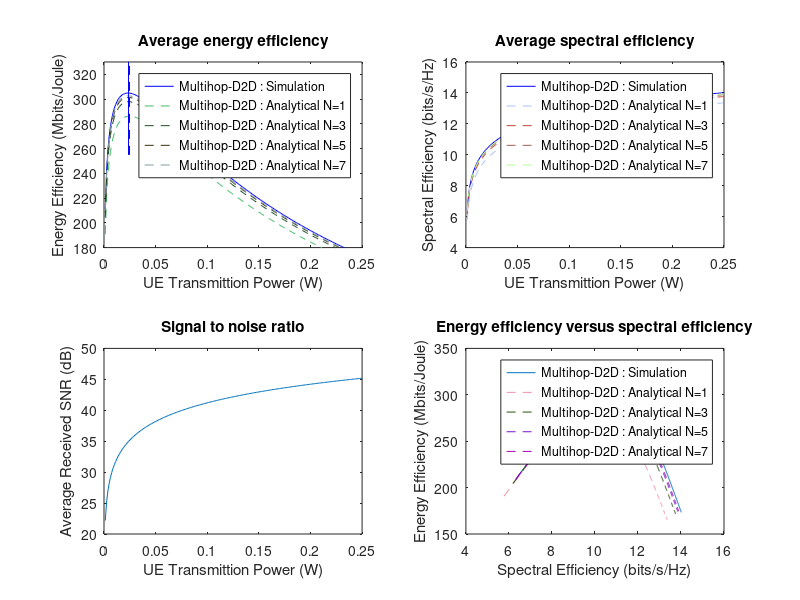
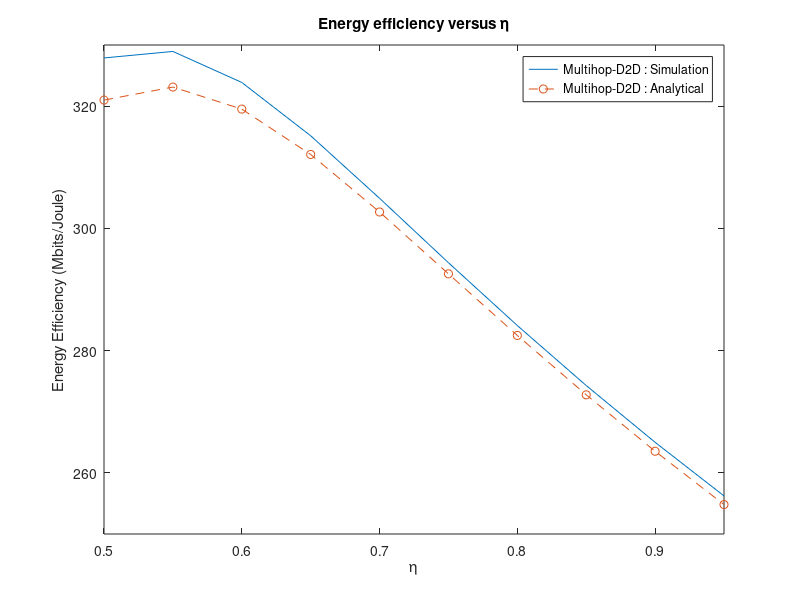
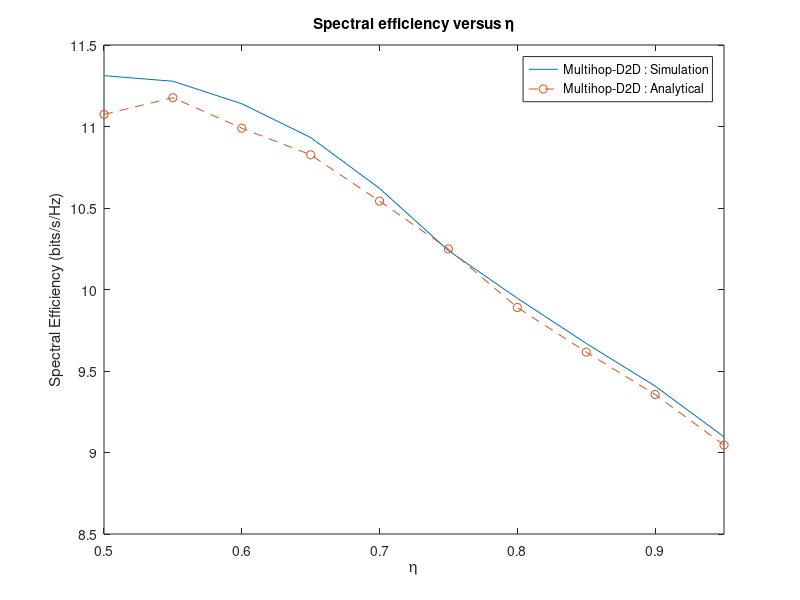

The MATLAB source for these figures, in order:
function main() 
    % Table 1
    % Main Simulation Parameters 
    % transmission Power of the BS 
    P_BS = 30;                              % W
    % circuit Power of the BS 
    P_c_BS = 10;                            % W
    % max Transmission Power UEs 
    P_max_D = 0.25;                        % W 
    % circuit Power of UEs
    P_c_D = 0.1;                            % W
    % channel bandwidth
    W = 1e7 ;                          % Hz 
    noiseFigure = 10^0.7;                    % dB
    % Thermal Noise Density 
    N0 =  10^(-20.4) ;                 %W/Hz = dBm/Hz
    %distance between UEs
    distance = 0.02;    % km
    eta = 0.7;
    theta =0.99;
    %path Loss for Mode B
%     P_L_B1 =  pathLossD2DLink(eta,distance); 
%     P_L_B2 = pathLossD2DLink(1-eta,distance);
%     SNR_coef = signalToNoiseRatioCoefficient();
      
        
%-----------------------------------simulation Mode A----------------------------
   %brake interval  of transmission power range (0,0.25] into m itnervals 
    m = 200;
    n = 10000;
    % generate 100000 samples
    % channel coefficient, exponentially distributed 
    g10 = - log(1 - rand(1,n))/2;
    g20 = - log(1 - rand(1,n))/2;
   % g10 = randn(1,n) + 1i * randn(1,n);
   % g20 = randn(1,n) + 1i * randn(1,n);
   % g10 = abs(sqrt(1/2) * g10).^2;
   % g20 = abs(sqrt(1/2) * g20).^2;

% build vectors of EE and SE for simulation and analytical cases
    for i = 1 : m  
        P = P_max_D * i / m;
        average_eeB_sim(i) = mean(energyEfficiencyModeB(eta, g10, g20, P))/10^6;
        average_seB_sim(i) = mean(spectralEfficiencyModeB(eta, g10, g20, P));
          for k = 1:4
              average_eeB_apr_N(k,i) = energyEfficiencyApproximateModeB(eta,theta, P,k*2-1)/10^6;
              average_seB_apr_N(k,i) = spectralEfficiencyApproximateModeB(eta, theta, P, k*2-1);
          end
        
     end
% ------------------------ Energy efficiency subplot-------------------------
  
    P = linspace( P_max_D/m, P_max_D, m);
    figure;subplot(2,2,1); 
    grid on;
    plot(P, average_eeB_sim,'b-');
    hold on;
    for k = 1:4
         plot(P, average_eeB_apr_N(k,:),'LineStyle','--','color',rand(1,3));
    end
    
    %finds optimal transmission power P* for simulation EE
    [M I] = max(average_eeB_sim);
     P_star = P_max_D*I/m
     mean(energyEfficiencyModeB(eta, g10, g20, P_star))/10^6
     mean(spectralEfficiencyModeB(eta, g10, g20, P_star))
     line([P_star P_star], [M-50 M + 50],'Color', 'blue','LineStyle','-');
    
    % finds optimal transmission power P* for analytical EE
    xB_star = bisectionMethod(@fB, 0.000001, 100, 0.00000001);
    P_star = 1 / xB_star
    line([P_star P_star], [M-50 M + 50],'Color', 'blue','LineStyle','--');
    hold off;
    legend('Multihop-D2D : Simulation','Multihop-D2D : Analytical N=1','Multihop-D2D : Analytical N=3','Multihop-D2D : Analytical N=5','Multihop-D2D : Analytical N=7');
    xlabel('UE Transmittion Power (W)');
    axis([0 0.25 180 330]);
    ylabel('Energy Efficiency (Mbits/Joule)');
    title('Average energy efficiency') 

% ------------------------ Spectral efficiency subplot-------------------------
   
     subplot(2,2,2);
     plot(P, average_seB_sim,'b-');
     hold on;
     for k = 1:4
         plot(P, average_seB_apr_N(k,:),'LineStyle','--','color',rand(1,3));
     end    
     hold off;
     legend('Multihop-D2D : Simulation','Multihop-D2D : Analytical N=1','Multihop-D2D : Analytical N=3','Multihop-D2D : Analytical N=5','Multihop-D2D : Analytical N=7');
     xlabel('UE Transmittion Power (W)');
     ylabel('Spectral Efficiency (bits/s/Hz)');
     title('Average spectral efficiency');

% ------------------------ Average SNR subplot-------------------------

    subplot(2,2,3);
    plot(P,  pow2db(mean(g10) * signalToNoiseRatioModeB1(theta,eta,P) + mean(g20) * signalToNoiseRatioModeB2(theta,eta,P)) ) ;
    xlabel('UE Transmittion Power (W)');
    ylabel('Average Received SNR (dB)');
    title('Signal to noise ratio');

% ------------------------ Energy efficiency vs Spectral efficiency subplot-------------------------

    subplot(2,2,4);
    plot(average_seB_sim, average_eeB_sim,'-');
    hold on;
    for k = 1:4
         plot(average_seB_apr_N(k,:), average_eeB_apr_N(k,:),'LineStyle','--','color',rand(1,3));
    end    
    hold off;
    legend('Multihop-D2D : Simulation','Multihop-D2D : Analytical N=1','Multihop-D2D : Analytical N=3','Multihop-D2D : Analytical N=5','Multihop-D2D : Analytical N=7');
    xlabel('Spectral Efficiency (bits/s/Hz)');
    ylabel('Energy Efficiency (Mbits/Joule)');
    title('Energy efficiency versus spectral efficiency');
      
% ----------------------------------- Plot EE(eta), SE(eta) -------------
       
    for j = 0 : 9  
        eta_ = 0.5 + j * 0.05;
        for i = 1 : m  
            P = P_max_D * i / m;
            eeB_sim(i) = mean(energyEfficiencyModeB(eta_, g10, g20, P))/10^6;
            seB_sim(i) = mean(spectralEfficiencyModeB(eta_, g10, g20, P));
            eeB_apr(i) = energyEfficiencyApproximateModeB(eta_,theta, P,7)/10^6;
            seB_apr(i) = spectralEfficiencyApproximateModeB(eta_, theta, P, 7);        
        end
%         find optimal transmission power
        [ee_eta_sim(j+1) P_star_sim]  = max (eeB_sim);
        [ee_eta_apr(j+1) P_star_apr] = max (eeB_apr);
        se_eta_sim(j+1) = seB_sim(P_star_sim);
        se_eta_apr(j+1) = seB_apr(P_star_apr);
    end
     eta_ = 0.5:0.05:0.95; 
     
     figure; plot(eta_, ee_eta_sim,'-', eta_, ee_eta_apr,'--o');
     legend('Multihop-D2D : Simulation','Multihop-D2D : Analytical');
     xlabel('\eta');
     ylabel('Energy Efficiency (Mbits/Joule)');
     title('Energy efficiency versus \eta');
     axis([0.5 0.95 250 330]);
     
     figure; plot(eta_, se_eta_sim,'-', eta_, se_eta_apr,'--o');
     legend('Multihop-D2D : Simulation','Multihop-D2D : Analytical');
     xlabel('\eta');
     ylabel('Spectral Efficiency (bits/s/Hz)');
     title('Spectral efficiency versus \eta');
     axis([0.5 0.95 8.5 11.5]);

% ---------------------------FUNCTIONS----------------------------------------    

    % SNR at UE1 
    function snrB1 = signalToNoiseRatioModeB1(theta, eta, P_D1)
        P_L_B1 =  pathLossD2DLink(eta,distance); 
        snrB1 = theta * P_D1 / (3 * W * N0 * P_L_B1);
    end

    % SNR at UE2 
    function snrB2 = signalToNoiseRatioModeB2(theta, eta, P_D1)
        P_L_B2 = pathLossD2DLink(1-eta,distance);
        b2 = ( (eta/(1-eta))^4 + 2 ) * W * N0 * P_L_B2  / theta;
        snrB2 =  P_D1 / b2;

    end

   
    % return the path loss for D2D  link regarding to the distance d. 
    function pathLoss = pathLossD2DLink(eta_, d)           
        pathLoss = (10^14.8) * (d * eta_)^4 * noiseFigure; 
    end

    % returns vector of n elements with EE for each h0 with given transmission power P
    function eeB = energyEfficiencyModeB(eta, g10, g20, P_D1)
        P_D2 = P_D1 * ((1-eta) /eta) ^ 4;
        P_D3 = P_D1;
        P_L_B1 =  pathLossD2DLink(eta,distance) ; 
        P_L_B2 = pathLossD2DLink(1-eta,distance);
        mu_B1 = P_D3 /( W * N0 * P_L_B1); 
        v_B1 = (P_D3 + P_D1) / P_D2 * ((1-eta)/eta) ^ 4;
        r_B1 = (W * log2(1 + (mu_B1 .* g10 .* g20)/(v_B1 .* g10 + g20) )  / 2);
        mu_B2 = P_D3 /( W * N0 * P_L_B2 ); 
        v_B2 = (P_D3 + P_D2) / P_D1 * (eta/(1-eta)) ^ 4;
        r_B2 = W * log2(1 + (mu_B2 .* g10 .* g20)/(v_B2 .* g20 + g10) )  / 2;
        P_total = P_D1 + P_D2 + P_D3 + 3 * P_c_D;
        eeB = (r_B1 + r_B2)/P_total;
    end
     % returns vector of n elements with SE for each |g10|^2, |g20|^2 with given transmission power P_D, and eta 
    function seB = spectralEfficiencyModeB(eta, g10, g20, P_D1)
        P_D2 = P_D1 * ((1-eta) /eta) ^ 4;
        P_D3 = P_D1;
        P_L_B1 =  pathLossD2DLink(eta,distance); 
        P_L_B2 = pathLossD2DLink(1-eta,distance);
        mu_B1 = P_D3 /( W * N0 * P_L_B1 ); 
        v_B1 = (P_D3 + P_D1) / (P_D2) * ((1-eta)/eta) ^ 4;
        r_B1 = W * log2(1 + (mu_B1 .* g10 .* g20)/(v_B1 .* g10 + g20) )  / 2;
        mu_B2 = P_D3 /( W * N0 * P_L_B2 ); 
        v_B2 = (P_D3 + P_D2) / (P_D1) * (eta/(1-eta)) ^ 4;
        r_B2 = W * log2(1 + (mu_B2 .* g10 .* g20)/(v_B2 .*g20 + g10) )  / 2;
        seB =(r_B1 + r_B2)/ W;
    end

    %returns approximate value of  SE for given eta, theta, transmission power P and
    %number of Taylor series members N used in approximation
    function seB = spectralEfficiencyApproximateModeB(eta, theta, P_D1, N)
        SNR_B1  = signalToNoiseRatioModeB1(theta,eta,P_D1);
        TN_B1 = T_N(equation_solver(N),N) - T_N(1/SNR_B1,N);
        SNR_B2  = signalToNoiseRatioModeB2(theta,eta,P_D1);
        TN_B2 = T_N(equation_solver(N),N) - T_N(1/SNR_B2,N);
        seB =  (exp(1/SNR_B1) * TN_B1 + exp(1/SNR_B2) * TN_B2 )/ ( 2 * log(2));
    end

    %returns approximate value of  EE for given transmission power P and
    %number of Taylor series members N used in approximation
    function eeB = energyEfficiencyApproximateModeB(eta,theta, P_D1, N)
        P_D2 = P_D1 * ((1-eta) /eta) ^ 4;
        P_D3 = P_D1;
        P_total = P_D1 +P_D2 +P_D3 + 3 * P_c_D;
        SNR_B1  = signalToNoiseRatioModeB1(theta,eta,P_D1);
        TN_B1 = T_N(equation_solver(N),N) - T_N(1/SNR_B1,N);
        SNR_B2  = signalToNoiseRatioModeB2(theta,eta,P_D1);
        TN_B2 = T_N(equation_solver(N),N) - T_N(1/SNR_B2,N);
        eeB =  W * (exp(1/SNR_B1) * TN_B1 + exp(1/SNR_B2) * TN_B2 )/ ( 2 * log(2) * P_total);
    end

    %  equation_solver(1)
    % finds the real root of the equation sum(first N members of Taylor series) = 0.
    function root = equation_solver(N)
        eq = [];
            for n = 0:N
              eq(n+1) = (-1)^(N-n) / factorial(N-n);
            end
        eq = roots(eq);
        root = eq(real(eq)>0&imag(eq)==0);
    end

    % finds the value of function T_N(t) in the point t.
    function TN = T_N(t,N)
        value = 0;
        for n = 1:N
           value = value + power(-1,n) * t^n / (n * factorial(n)); 
        end
        TN = value + log(t);
    end

    %first derivative of the EE function 
    function yB = fB(eta, x)
        P_L_B1 = pathLossD2DLink(eta,distance); 
        P_L_B2 = pathLossD2DLink(1-eta,distance);
        b1 = 3 * W *N0 * P_L_B1  / theta; 
        b2 = ( (eta/(1-eta))^4 + 2 ) * W * N0 * P_L_B2  / theta;
        b3 = ( (1-eta)/eta)^4 + 2;
        yB =   (psi(x,b1) + psi(x,b2)) .* (b3 ./ x + 3 * P_c_D) + (phi(x,b1) + phi(x,b2)) * b3 ./ x.^2;
    end
    
    %auxilary function to find optimal transmission power 
    function phi = phi(x,b) 
        phi = exp(b .* x) * (b .* x -1 - log(b .* x));
    end

    %auxilary function to find optimal transmission power
    function psi = psi(x,b)
        psi = b * phi(x,b) + exp(b .* x) * (b - 1. / x);
    end 

    %finds sum of first n members of the Taylor Series 
    function taylorS = taylorSeries(t,n)
        taylorS = 1;
        for i = 1:n
            taylorS = taylorS + power(-t,i)/factorial(i) ;
        end
    end

    % n factorial, for integer n
    function fact = factorial(n)
        if ( n == 0 ) 
            fact = 1;
        else
            fact = prod(1:n);
        end
    end

    % Repeatedly bisects an interval and then selects a subinterval in which a root must lie for further processing.
    % Input: f – function , [a,b] -interval,  epsilon – accuracy.
    % Output:  estimation of root with accuracy epsilon.

    function root = bisectionMethod(fB, a, b, epsilon)
        % Check that that neither end-point is a root
        % and if f(a) and f(b) have the same sign, throw an exception.
        if ( fB(eta, a) == 0 )
            root = a;
            return;
        elseif ( fB(eta, b) == 0 )
            root = b;
            return;
        elseif ( fB(eta, a) * fB(eta, b) > 0 )
            error( 'f(a) and f(b) do not have opposite signs' );
        end

        % We will iterate until |a-b| <= epsilon)
        while (abs(a-b) > epsilon)
        % Find the mid-point
        c = (a + b)/2;
                   % Check if we found a root or whether or not
            % we should continue with:
            %          [a, c] if f(a) and f(c) have opposite signs, or
            %          [c, b] if f(c) and f(b) have opposite signs.
            if ( fB(eta,c) == 0 )
                root = c;
                return;
            elseif ( fB(eta, c)*fB(eta,a) < 0 )
                b = c;
            else
                a = c;
            end
        end
        root = (b + a)/2;
    end
end
